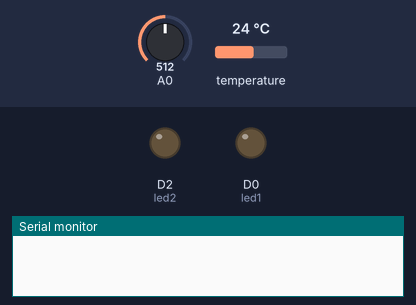
Recording of a sketch running on a simulated ESP8266 (NodeMCU). Shown: output pins drawn as LEDs (lit = HIGH), the last lines printed to the serial monitor. Inputs (shaded band) come from the test bench; at power-on: A0 = 512, temperature 24 °C.

Above: at 0.0 s.
At 1.2 s:
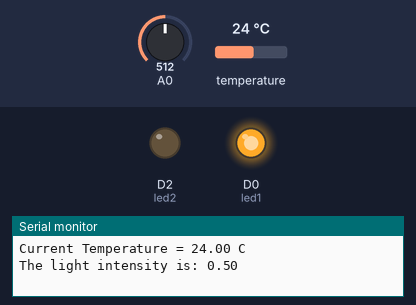
Timing chart, 0 to 2.7 s (numbered marks = the images above):
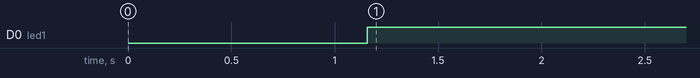

Measured:
- by itself, D0 (led1): LOW → HIGH at 1.2 s

The sketch:

ESE_Labexam_56.ino
```cpp
#include <DHTesp.h>
DHTesp dht;
#define dht_apin D3

int sensorPin = 0;
int led1 = D0;
int led2 = D2;
float sensorValue = 0;
void setup() {
  Serial.begin(9600);
  delay(1000);
  dht.setup(dht_apin, DHTesp::DHT11);
  Serial.println("--------------------------------------------------");
  Serial.println("DHT11 Humidity and Temperature Sensor with RGB led");
  Serial.println("--------------------------------------------------");
  pinMode(led1,OUTPUT);
  pinMode(led2,OUTPUT);
 }
void loop() {
  float temp=dht.getTemperature();
  Serial.print("\nCurrent Temperature = ");
  Serial.print(temp);
  Serial.println(" C");
  sensorValue = analogRead(A0);
  float value = sensorValue/(1024.0);
  Serial.print("The light intensity is: ");
  Serial.print(value);
  if(temp > 26 && value == 0.03)
  {
    digitalWrite(led1,LOW);
    digitalWrite(led2,HIGH);
    delay(100);
  }
  else
  {
    digitalWrite(led1,HIGH);
    digitalWrite(led2,LOW);
    delay(100);
  }
  Serial.println("");
  delay(1500);
}
```
